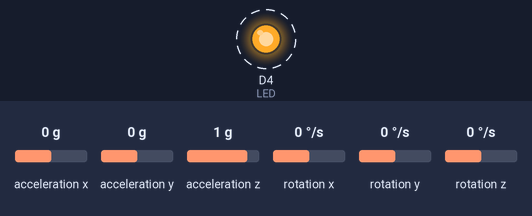
Bench run of a sketch on a simulated ESP8266 (NodeMCU). Shown: output pins drawn as LEDs (lit = HIGH). Wiring (inferred from the names in the program): MPU-6050 motion sensor at I2C address 0x68. Dashed ring = blinking. The test bench sets the inputs (shaded band); at power-on: acceleration z 1 g, acceleration x 0 g, acceleration y 0 g, rotation x 0 °/s, rotation y 0 °/s, rotation z 0 °/s. What the sketch prints to the serial monitor is not drawn.

Above: at 1.28 s.
1.3 s: acceleration z set to 0 g
Timing chart, 0 to 10.3 s (numbered marks = the images above; inputs shaded):
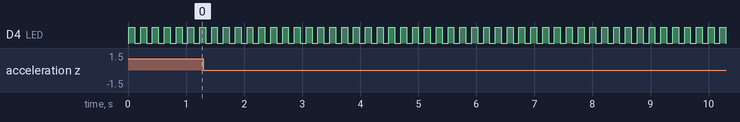

Measured:
- by itself, D4 (LED): alternates HIGH for 0.10 s and LOW for 0.10 s

The sketch:

MPU6050_FilipeFlop.ino
```cpp
//Programa: Acelerometro com ESP8266 NodeMCU
#include <Wire.h>         // biblioteca de comunicação I2C
float pi = 3.14159265359;
float roll = 0;
float pitch = 0;
float yaw = 0;
int velX, velY, velZ;
float convGYRO, convACEL;
float AX, AY, AZ, GX, GY, GZ, tA, t;

/*
   Definições de alguns endereços mais comuns do MPU6050
   os registros podem ser facilmente encontrados no mapa de registros do MPU6050
*/
const int MPU_ADDR =      0x68; // definição do endereço do sensor MPU6050 (0x68)
const int WHO_AM_I =      0x75; // registro de identificação do dispositivo
const int PWR_MGMT_1 =    0x6B; // registro de configuração do gerenciamento de energia
const int GYRO_CONFIG =   0x1B; // registro de configuração do giroscópio
const int ACCEL_CONFIG =  0x1C; // registro de configuração do acelerômetro
const int ACCEL_XOUT =    0x3B; // registro de leitura do eixo X do acelerômetro

const int sda_pin = D6; // definição do pino I2C SDA
const int scl_pin = D5; // definição do pino I2C SCL

#define LED 2
bool led_state = false;

// variáveis para armazenar os dados "crus" do acelerômetro
short AcX, AcY, AcZ, Tmp, GyX, GyY, GyZ;

/*
   função que configura a I2C com os pinos desejados
   sda_pin -> D5
   scl_pin -> D6
*/
void initI2C()
{
  //Serial.println("---inside initI2C");
  Wire.begin(sda_pin, scl_pin);
}

/*
   função que escreve um dado valor em um dado registro
*/
void writeRegMPU(int reg, int val)      //aceita um registro e um valor como parâmetro
{
  Wire.beginTransmission(MPU_ADDR);     // inicia comunicação com endereço do MPU6050
  Wire.write(reg);                      // envia o registro com o qual se deseja trabalhar
  Wire.write(val);                      // escreve o valor no registro
  Wire.endTransmission(true);           // termina a transmissão
}

/*
   função que lê de um dado registro
*/
uint8_t readRegMPU(uint8_t reg)        // aceita um registro como parâmetro
{
  uint8_t data;
  Wire.beginTransmission(MPU_ADDR);     // inicia comunicação com endereço do MPU6050
  Wire.write(reg);                      // envia o registro com o qual se deseja trabalhar
  Wire.endTransmission(false);          // termina transmissão mas continua com I2C aberto (envia STOP e START)
  Wire.requestFrom(MPU_ADDR, 1);        // configura para receber 1 byte do registro escolhido acima
  data = Wire.read();                   // lê o byte e guarda em 'data'
  return data;                          //retorna 'data'
}

/*
   função que procura pelo sensor no endereço 0x68
*/
void findMPU(int mpu_addr)
{
  Wire.beginTransmission(MPU_ADDR);
  int data = Wire.endTransmission(true);

  if (data == 0)
  {
    Serial.print("Dispositivo encontrado no endereço: 0x");
    Serial.println(MPU_ADDR, HEX);
  }
  else
  {
    Serial.println("Dispositivo não encontrado!");
  }
}

/*
   função que verifica se o sensor responde e se está ativo
*/
void checkMPU(int mpu_addr)
{
  findMPU(MPU_ADDR);

  int data = readRegMPU(WHO_AM_I); // Register 117 – Who Am I - 0x75

  if (data == 104)
  {
    Serial.println("MPU6050 Dispositivo respondeu OK! (104)");

    data = readRegMPU(PWR_MGMT_1); // Register 107 – Power Management 1-0x6B

    if (data == 64) Serial.println("MPU6050 em modo SLEEP! (64)");
    else Serial.println("MPU6050 em modo ACTIVE!");
  }
  else Serial.println("Verifique dispositivo - MPU6050 NÃO disponível!");
}

/*
   função de inicialização do sensor
*/
void initMPU()
{
  setSleepOff();
  setGyroScale();
  setAccelScale();
}

/*
    função para configurar o sleep bit
*/
void setSleepOff()
{
  writeRegMPU(PWR_MGMT_1, 0); // escreve 0 no registro de gerenciamento de energia(0x68), colocando o sensor em o modo ACTIVE
}

/* função para configurar as escalas do giroscópio
   registro da escala do giroscópio: 0x1B[4:3]
   0 é 250°/s

    FS_SEL  Full Scale Range                  Conversão
      0        ± 250 °/s      0b00000000      131
      1        ± 500 °/s      0b00001000      65.5
      2        ± 1000 °/s     0b00010000      32.8
      3        ± 2000 °/s     0b00011000      16.4
*/
void setGyroScale()
{
  writeRegMPU(GYRO_CONFIG, 0);
  convGYRO = 131;
}

/* função para configurar as escalas do acelerômetro
   registro da escala do acelerômetro: 0x1C[4:3]
   0 é 250°/s

    AFS_SEL   Full Scale Range                    Conversão
      0           ± 2g            0b00000000      1638.4      ok
      1           ± 4g            0b00001000      8192        ??
      2           ± 8g            0b00010000      4096        ??
      3           ± 16g           0b00011000      2048        ??
*/
void setAccelScale()
{
  writeRegMPU(ACCEL_CONFIG, 0);
  convACEL  = 1638.4;
}

void setup() {
  pinMode(LED, OUTPUT);
  Serial.begin(115200);

  Serial.println("nIniciando configuração do MPU6050n");
  initI2C();
  initMPU();
  checkMPU(MPU_ADDR);

  Serial.println("nConfiguração finalizada, iniciando loopn");
}


void loop() {

  Wire.beginTransmission(MPU_ADDR);       // inicia comunicação com endereço do MPU6050
  Wire.write(ACCEL_XOUT);                       // envia o registro com o qual se deseja trabalhar, começando com registro 0x3B (ACCEL_XOUT_H)
  Wire.endTransmission(false);            // termina transmissão mas continua com I2C aberto (envia STOP e START)
  Wire.requestFrom(MPU_ADDR, 14);         // configura para receber 14 bytes começando do registro escolhido acima (0x3B)

  AcX = Wire.read() << 8;                 // lê primeiro o byte mais significativo
  AcX |= Wire.read();                     // depois lê o bit menos significativo
  AcY = Wire.read() << 8;
  AcY |= Wire.read();
  AcZ = Wire.read() << 8;
  AcZ |= Wire.read();

  Tmp = Wire.read() << 8;
  Tmp |= Wire.read();

  GyX = Wire.read() << 8;
  GyX |= Wire.read();
  GyY = Wire.read() << 8;
  GyY |= Wire.read();
  GyZ = Wire.read() << 8;
  GyZ |= Wire.read();

  AX = AcX/convACEL;
  AY = AcY/convACEL;
  AZ = AcZ/convACEL;
  GyX = GyX/convGYRO;
  GyY = GyY/convGYRO;
  GyZ = GyZ/convGYRO;
  GX = 2*pi*(GyX/60);
  GY = 2*pi*(GyY/60);
  GZ = 2*pi*(GyZ/60);
  tA = t;
  t = millis()/1000.000;
  pitch = GX*(t-tA)*(180/PI)+pitch;
  roll  = GY*(t-tA)*(180/PI)+roll;
  yaw   = ((GyZ*6.000)*(t-tA))+yaw;

  pitch = 180.000 * atan (AcX/sqrt(AcY*AcY + AcZ*AcZ))/pi;

  Serial.print(t);
  /*
  Serial.print("\tTmp = "); Serial.print(Tmp / 340.00 + 36.53);
  Serial.print("\tAcX = "); Serial.print(AX);
  Serial.print("\tAcY = "); Serial.print(AY);
  Serial.print("\tAcZ = "); Serial.print(AZ);
  Serial.print("\tGyX = "); Serial.print(GX);
  Serial.print("\tGyY = "); Serial.print(GY);
  */
  Serial.print("\t\tGyZ = "); Serial.print(GyZ);
  Serial.print("\t\tGZ = "); Serial.print(GZ);
  /*
  Serial.print("\tP = "); Serial.print(pitch);
  Serial.print("\tR = "); Serial.print(roll);
  */
  Serial.print("\t\tY = "); Serial.print(pitch);

  /*
  pitch = 180 * atan (AcX/sqrt(AcY*AcY + AcZ*AcZ))/3.14159265358979323846;
  roll  = 180 * atan (AcY/sqrt(AcX*AcX + AcZ*AcZ))/3.14159265358979323846;
  yaw   = 180 * atan (AcZ/sqrt(AcX*AcX + AcZ*AcZ))/3.14159265358979323846;
  Serial.print("Pitch = "); Serial.print(pitch);
  Serial.print("\tRoll = "); Serial.print(roll);
  Serial.print("\tYaw = "); Serial.print(yaw);
  */
  velX = AX*(t-tA);
  velY = AY*(t-tA);
  velZ = AZ*(t-tA);
  /*
  Serial.print("\tt = "); Serial.print(t);
  Serial.print("\ttA = "); Serial.print(tA);
  Serial.print("\tvelX = "); Serial.print(velX);
  Serial.print("\tvelY = "); Serial.print(velY);
  Serial.print("\tvelZ = "); Serial.print(velZ);
  */
  led_state = !led_state;
  digitalWrite(LED, led_state);         // pisca LED do NodeMCU a cada leitura do sensor
  delay(100);
  Serial.println();
}
```
